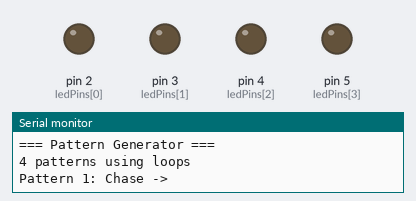
Recording of a sketch running on a simulated Arduino Uno, built with avr-gcc and run on an emulated ATmega328P. On the bench: output pins drawn as LEDs (lit = HIGH), the last lines printed to the serial monitor.

Above: at 2.6 s.
At 5.21 s:
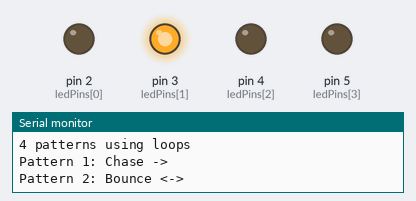
At 10.51 s:
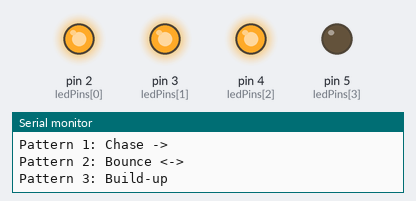
At 13.2 s:
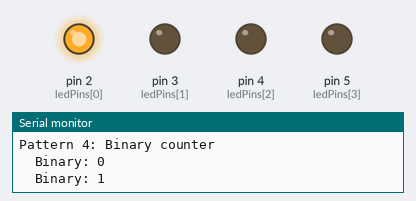
At 14.8 s:
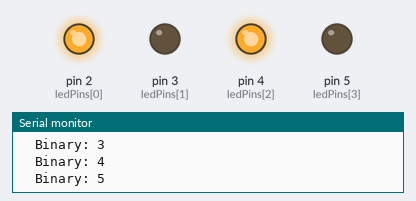
At 18.8 s:
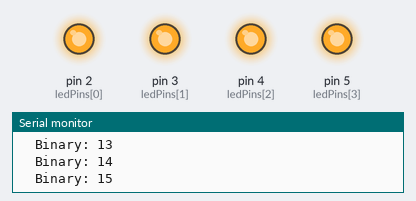
Timing chart, 0 to 25.4 s (numbered marks = the images above):
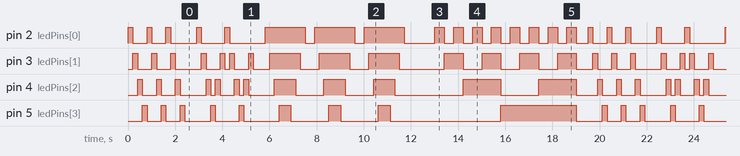

The sketch:

03_pattern_generator.ino
```cpp
/*
 * Session 6: Think Like a Programmer
 * Program 3: Pattern Generator (Loops)
 *
 * Demonstrates: for loops, nested loops, arrays, loop patterns
 *
 * Description:
 * Generates multiple LED patterns using different loop techniques:
 * - Pattern 1: Sequential chase (left to right)
 * - Pattern 2: Bounce (left to right, then right to left)
 * - Pattern 3: Build-up (accumulate one by one)
 * - Pattern 4: Binary counter (LEDs show binary numbers)
 * Patterns change automatically every 10 seconds.
 *
 * Wiring:
 * - LED 1 → pin 2 (with 330 ohm resistor)
 * - LED 2 → pin 3 (with 330 ohm resistor)
 * - LED 3 → pin 4 (with 330 ohm resistor)
 * - LED 4 → pin 5 (with 330 ohm resistor)
 *
 * Concepts practiced:
 * - Arrays (storing pin numbers)
 * - For loops (counting, iterating arrays)
 * - Nested loops (patterns within patterns)
 * - Variables (speed, pattern number)
 * - Modulo operator (%) for cycling
 */

const int NUM_LEDS = 4;
const int ledPins[NUM_LEDS] = {2, 3, 4, 5};
const int SPEED = 200;  // milliseconds between steps

int currentPattern = 0;

void setup() {
  Serial.begin(9600);

  // Use a loop to set all pins as output
  for (int i = 0; i < NUM_LEDS; i++) {
    pinMode(ledPins[i], OUTPUT);
  }

  Serial.println("=== Pattern Generator ===");
  Serial.println("4 patterns using loops");
  Serial.println();
}

void loop() {
  // Cycle through patterns
  switch (currentPattern) {
    case 0:
      Serial.println("Pattern 1: Chase ->");
      patternChase();
      break;
    case 1:
      Serial.println("Pattern 2: Bounce <->");
      patternBounce();
      break;
    case 2:
      Serial.println("Pattern 3: Build-up");
      patternBuildUp();
      break;
    case 3:
      Serial.println("Pattern 4: Binary counter");
      patternBinary();
      break;
  }

  // Move to next pattern (using modulo to cycle)
  currentPattern = (currentPattern + 1) % 4;
  delay(500);  // pause between patterns
}

// Function: turn off all LEDs
void allOff() {
  for (int i = 0; i < NUM_LEDS; i++) {
    digitalWrite(ledPins[i], LOW);
  }
}

// Pattern 1: Simple chase left to right (3 rounds)
void patternChase() {
  for (int round = 0; round < 3; round++) {
    for (int i = 0; i < NUM_LEDS; i++) {
      allOff();
      digitalWrite(ledPins[i], HIGH);
      delay(SPEED);
    }
  }
  allOff();
}

// Pattern 2: Bounce left-right-left (2 rounds)
void patternBounce() {
  for (int round = 0; round < 2; round++) {
    // Left to right
    for (int i = 0; i < NUM_LEDS; i++) {
      allOff();
      digitalWrite(ledPins[i], HIGH);
      delay(SPEED);
    }
    // Right to left
    for (int i = NUM_LEDS - 2; i > 0; i--) {
      allOff();
      digitalWrite(ledPins[i], HIGH);
      delay(SPEED);
    }
  }
  allOff();
}

// Pattern 3: Build-up — LEDs turn on one by one, then all off
void patternBuildUp() {
  for (int round = 0; round < 3; round++) {
    // Turn on one at a time (accumulate)
    for (int i = 0; i < NUM_LEDS; i++) {
      digitalWrite(ledPins[i], HIGH);
      delay(SPEED);
    }
    delay(300);
    // Turn off one at a time
    for (int i = NUM_LEDS - 1; i >= 0; i--) {
      digitalWrite(ledPins[i], LOW);
      delay(SPEED);
    }
    delay(200);
  }
}

// Pattern 4: Binary counter 0-15 displayed on 4 LEDs
void patternBinary() {
  // Count from 0 to 15 (4 bits)
  for (int number = 0; number <= 15; number++) {
    // Set each LED based on the bit value
    for (int bit = 0; bit < NUM_LEDS; bit++) {
      if (number & (1 << bit)) {
        digitalWrite(ledPins[bit], HIGH);
      } else {
        digitalWrite(ledPins[bit], LOW);
      }
    }
    Serial.print("  Binary: ");
    Serial.println(number);
    delay(SPEED * 2);
  }
  allOff();
}
```

Measured:
- by itself, pin 2 (ledPins[0]), pin 3 (ledPins[1]), pin 4 (ledPins[2]): moves between LOW and HIGH, repeating every 19.5 s
- by itself, pin 5 (ledPins[3]): repeats every 19.5 s: 2 × (LOW 0.60 s, HIGH 0.20 s), LOW 1.1 s, HIGH 0.20 s, LOW 1.0 s, HIGH 0.20 s, LOW 1.5 s, 2 × (HIGH 0.50 s, LOW 1.6 s), HIGH 0.50 s, LOW 4.7 s, HIGH 3.2 s, LOW 1.1 s, HIGH 0.20 s
- by itself, everything shown: repeats every 19.5 s, in 66 steps
